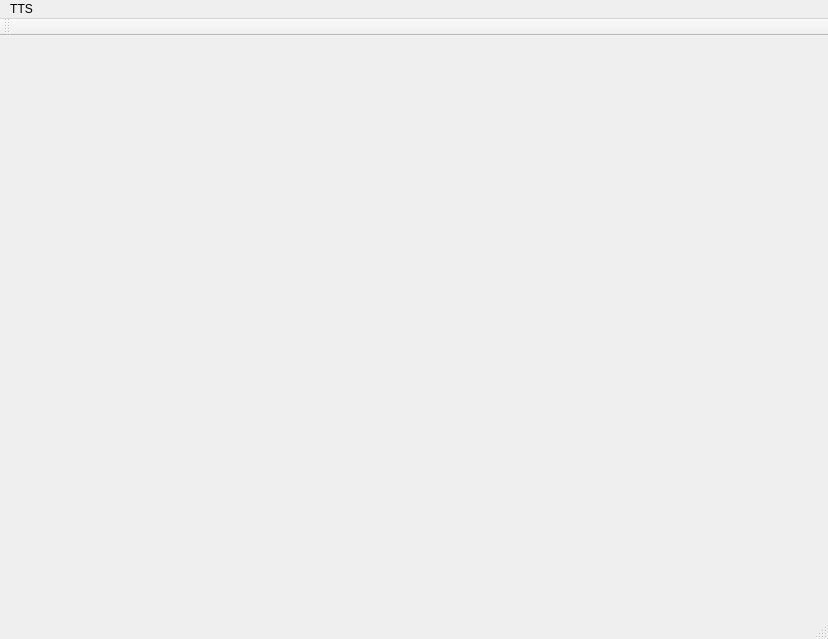
<?xml version="1.0" encoding="UTF-8"?>
<ui version="4.0">
 <class>MainWindow</class>
 <widget class="QMainWindow" name="MainWindow">
  <property name="geometry">
   <rect>
    <x>0</x>
    <y>0</y>
    <width>828</width>
    <height>639</height>
   </rect>
  </property>
  <property name="windowTitle">
   <string>MainWindow</string>
  </property>
  <widget class="QWidget" name="centralWidget"/>
  <widget class="QMenuBar" name="menuBar">
   <property name="geometry">
    <rect>
     <x>0</x>
     <y>0</y>
     <width>828</width>
     <height>21</height>
    </rect>
   </property>
   <widget class="QMenu" name="menuTTS">
    <property name="title">
     <string>TTS</string>
    </property>
   </widget>
   <addaction name="menuTTS"/>
  </widget>
  <widget class="QToolBar" name="mainToolBar">
   <attribute name="toolBarArea">
    <enum>TopToolBarArea</enum>
   </attribute>
   <attribute name="toolBarBreak">
    <bool>false</bool>
   </attribute>
  </widget>
  <widget class="QStatusBar" name="statusBar"/>
 </widget>
 <layoutdefault spacing="6" margin="11"/>
 <resources/>
 <connections/>
</ui>
